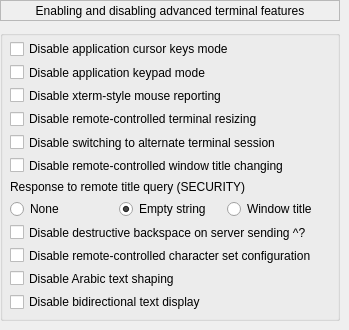
   <widget class="QWidget" name="page_6">
    <widget class="QLabel" name="label_31">
     <property name="geometry">
      <rect>
       <x>0</x>
       <y>0</y>
       <width>340</width>
       <height>21</height>
      </rect>
     </property>
     <property name="frameShape">
      <enum>QFrame::StyledPanel</enum>
     </property>
     <property name="text">
      <string>Enabling and disabling advanced terminal features</string>
     </property>
     <property name="alignment">
      <set>Qt::AlignCenter</set>
     </property>
    </widget>
    <widget class="QGroupBox" name="groupBox_14">
     <property name="geometry">
      <rect>
       <x>0</x>
       <y>30</y>
       <width>340</width>
       <height>291</height>
      </rect>
     </property>
     <property name="title">
      <string/>
     </property>
     <widget class="QWidget" name="layoutWidget13">
      <property name="geometry">
       <rect>
        <x>10</x>
        <y>10</y>
        <width>320</width>
        <height>270</height>
       </rect>
      </property>
      <layout class="QVBoxLayout" name="verticalLayout_4">
       <item>
        <widget class="QCheckBox" name="chb_no_applic_c">
         <property name="text">
          <string>Disable application cursor keys mode</string>
         </property>
        </widget>
       </item>
       <item>
        <widget class="QCheckBox" name="chb_no_applic_k">
         <property name="text">
          <string>Disable application keypad mode</string>
         </property>
        </widget>
       </item>
       <item>
        <widget class="QCheckBox" name="chb_no_mouse_rep">
         <property name="text">
          <string>Disable xterm-style mouse reporting</string>
         </property>
        </widget>
       </item>
       <item>
        <widget class="QCheckBox" name="chb_no_remote_resize">
         <property name="text">
          <string>Disable remote-controlled terminal resizing</string>
         </property>
        </widget>
       </item>
       <item>
        <widget class="QCheckBox" name="chb_no_alt_screen">
         <property name="text">
          <string>Disable switching to alternate terminal session</string>
         </property>
        </widget>
       </item>
       <item>
        <widget class="QCheckBox" name="chb_no_remote_wintitle">
         <property name="text">
          <string>Disable remote-controlled window title changing</string>
         </property>
        </widget>
       </item>
       <item>
        <widget class="QLabel" name="label_32">
         <property name="text">
          <string>Response to remote title query (SECURITY)</string>
         </property>
        </widget>
       </item>
       <item>
        <layout class="QHBoxLayout" name="horizontalLayout_8">
         <item>
          <widget class="QRadioButton" name="rb_featqtitle_none">
           <property name="text">
            <string>None</string>
           </property>
           <attribute name="buttonGroup">
            <string notr="true">gp_remote_qtitle_action</string>
           </attribute>
          </widget>
         </item>
         <item>
          <widget class="QRadioButton" name="rb_featqtitle_empstring">
           <property name="text">
            <string>Empty string</string>
           </property>
           <property name="checked">
            <bool>true</bool>
           </property>
           <attribute name="buttonGroup">
            <string notr="true">gp_remote_qtitle_action</string>
           </attribute>
          </widget>
         </item>
         <item>
          <widget class="QRadioButton" name="rb_featqtitle_wndtitle">
           <property name="text">
            <string>Window title</string>
           </property>
           <attribute name="buttonGroup">
            <string notr="true">gp_remote_qtitle_action</string>
           </attribute>
          </widget>
         </item>
        </layout>
       </item>
       <item>
        <widget class="QCheckBox" name="chb_no_dbackspace">
         <property name="text">
          <string>Disable destructive backspace on server sending ^?</string>
         </property>
        </widget>
       </item>
       <item>
        <widget class="QCheckBox" name="chb_no_remote_charset">
         <property name="text">
          <string>Disable remote-controlled character set configuration</string>
         </property>
        </widget>
       </item>
       <item>
        <widget class="QCheckBox" name="chb_no_arabic">
         <property name="text">
          <string>Disable Arabic text shaping</string>
         </property>
        </widget>
       </item>
       <item>
        <widget class="QCheckBox" name="chb_no_bidi">
         <property name="text">
          <string>Disable bidirectional text display</string>
         </property>
        </widget>
       </item>
      </layout>
     </widget>
    </widget>
   </widget>
